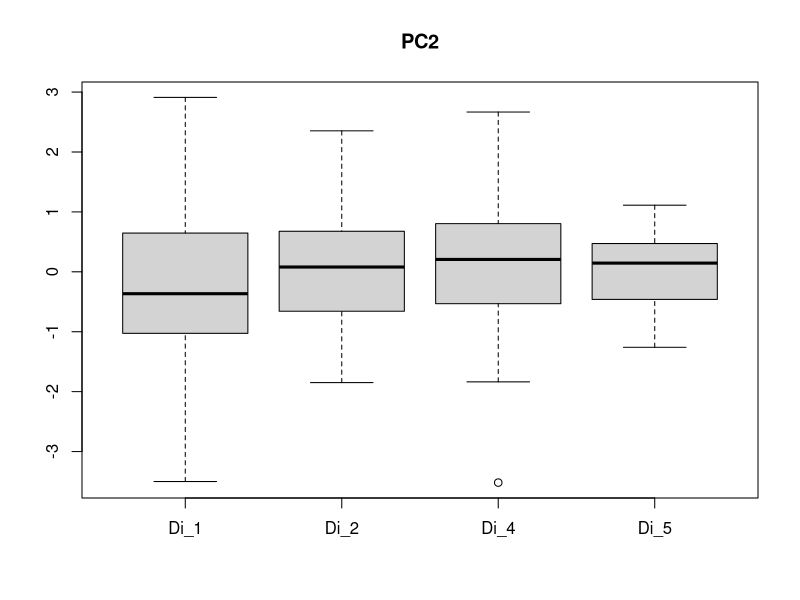

R code for this plot:
Di_1 <- c(-1.169,0.808,-0.441,-0.206,0.538,-0.255,-1.143,-0.786,-0.037,-0.979,1.558,0.376,-0.58,2.597,-0.668,-0.399,1.365,-1.819,0.999,1.59,0.85,0.647,0.429,0.694,0.161,-0.672,-0.704,-0.183,-0.795,1.315,-0.476,-1.656,-1.97,0.349,0.821,-0.885,-2.078,2.911,-1.032,-1.898,-1.82,-3.5,0.334,-2.463,-1.027,0.088,-1.036,-0.706,-0.331,1.852)
Di_2 <- c(0.077,1.116,0.178,1.467,0.187,1.171,-1.426,-1.756,-0.538,1.987,0.784,-1.497,1.44,0.66,-0.016,-0.26,0.671,0.08,-1.122,-0.73,1.081,-1.849,0.865,-0.246,-0.399,1.283,0.444,-1.455,1.608,-0.877,-1.04,-1.086,-0.464,1.524,0.311,0.098,0.298,2.353,-0.155,0.141,0.264,-0.306,0.682,0.023,0.38,-1.485,-1.697,-0.118,0.65,-0.586,-0.933)
Di_4 <- c(0.687,-0.723,-1.084,1.195,2.667,0.95,-0.39,1.918,2.352,1.976,1.281,-0.409,-0.76,-0.526,-0.388,-0.541,0.079,0.271,-0.64,-0.164,-0.142,-0.15,0.409,0.302,0.804,0.388,1.93,0.071,-0.479,-0.782,0.763,0.694,-0.623,0.403,-3.518,0.307,-0.208,-1.121,0.31,0.491,-0.532,-1.1,-0.152,0.844,2.092,1.2,-0.908,0.143,-1.249,-1.837,1.154,1.215,0.616,0.661)
Di_5 <- c(-0.133,1.112,0.595,0.359,-0.155,0.19,0.445,0.41,-0.484,-1.26,0.499,-1.048,0.813,-0.437,0.165,0.125,0.036,-1.12,0.686,-0.891)
svg(filename = 'morpho_data/boxplotPC2.svg')
boxplot(Di_1, Di_2, Di_4, Di_5, names = c('Di_1', 'Di_2', 'Di_4', 'Di_5'), main = 'PC2')
dev.off()
